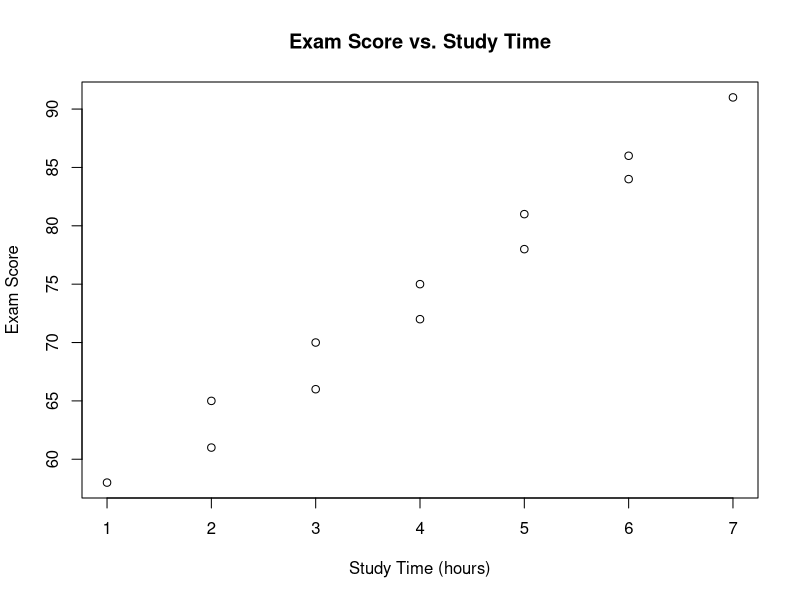
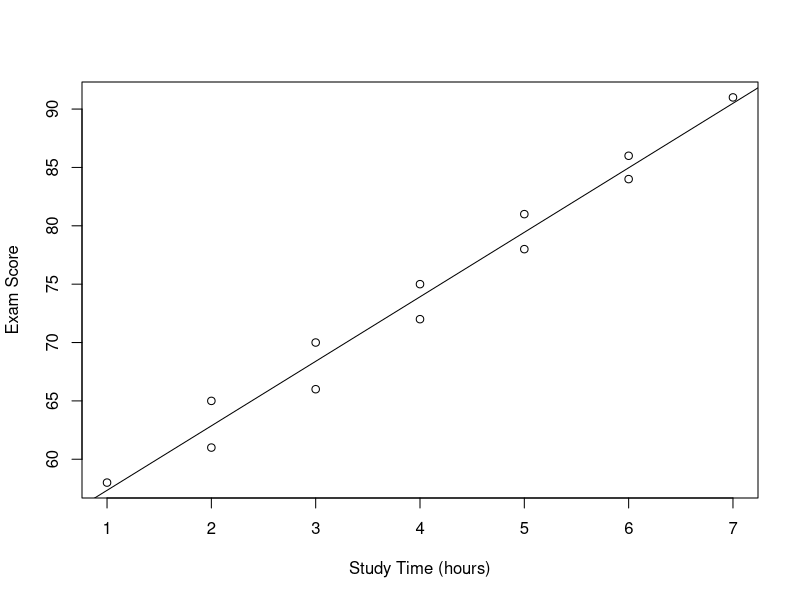

Write the R code that produced these figures, in order.
## ---- chunk 1
hours <- c(1,2,2,3,3,4,4,5,5,6,6,7)
score <- c(58,61,65,66,70,72,75,78,81,84,86,91)
## ---- chunk 2
plot(hours, score,
     main = "Exam Score vs. Study Time",
     xlab = "Study Time (hours)",
     ylab = "Exam Score")
## ---- chunk 3
cor(hours, score)
## ---- chunk 4
fit <- lm(score ~ hours)
summary(fit)
## ---- chunk 5
plot(hours, score,
     xlab = "Study Time (hours)",
     ylab = "Exam Score")
abline(fit)
## ---- chunk 6
predict(fit, newdata = data.frame(hours = 5.5))
## ---- chunk 7
head(mtcars)
